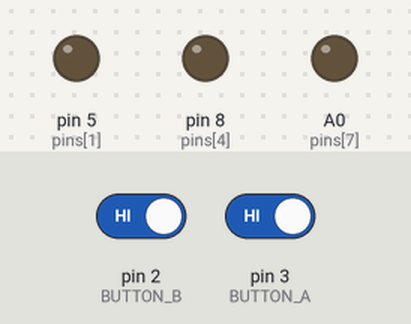
Bench run of a sketch on a simulated Arduino Uno, built with avr-gcc and run on an emulated ATmega328P. Shown: output pins drawn as LEDs (lit = HIGH). The inputs (shaded band) are chosen by the test bench; at power-on: pin 2 (BUTTON_B) HIGH, pin 3 (BUTTON_A) HIGH. Sleep ends after the set time or at an interrupt; random numbers use the default seed unless the sketch sets one.

Above: at 5.0 s.
5.1 s: pin 2 (BUTTON_B) driven LOW and pin 3 (BUTTON_A) driven LOW
At 6.2 s:
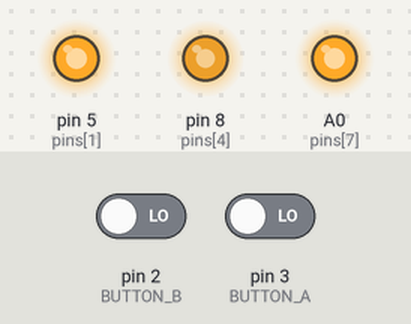
Timing chart, 0 to 7.0 s (numbered marks = the images above; inputs shaded):
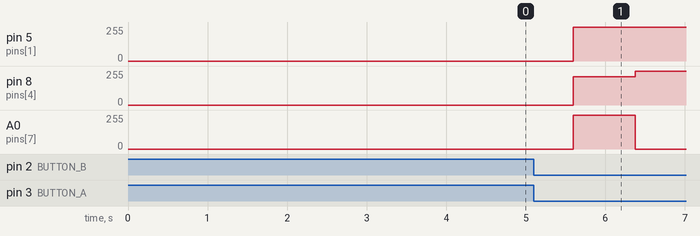

The sketch:

KeyChainino_v3_arkanoid.ino
```cpp
  /*************************************************************************
   ARKANOID GAME FOR KEYCHAININO V3 www.keychainino.com

   created by Alessandro Matera
 * ************************************************************************
*/

#include <avr/pgmspace.h>
#include <avr/sleep.h>
#include <avr/power.h>
#include <avr/wdt.h>

#define MATRIX_ROW 8
#define MATRIX_COL 8
#define PIN_NUMBER 9

#define BUTTON_A 3 // INT1
#define BUTTON_B 2 // INT0

unsigned long timer = 64900;

byte i_Charlie = 0;
byte j_Charlie = 0;


const byte pins[PIN_NUMBER] = {4, 5, 6, 7, 8, 9, 10, A0, A1}; //the number of the pin used for the LEDs in ordered

const byte connectionMatrix[MATRIX_ROW][MATRIX_COL][2] = { //the matrix that show the LEDs pin connections. Firs Value is the Anode, second is the Catode
  {{1, 0}, {2, 0}, {3, 0}, {4, 0}, {5, 0}, {6, 0}, {7, 0}, {8, 0}},
  {{0, 1}, {2, 1}, {3, 1}, {4, 1}, {5, 1}, {6, 1}, {7, 1}, {8, 1}},
  {{0, 2}, {1, 2}, {3, 2}, {4, 2}, {5, 2}, {6, 2}, {7, 2}, {8, 2}},
  {{0, 3}, {1, 3}, {2, 3}, {4, 3}, {5, 3}, {6, 3}, {7, 3}, {8, 3}},
  {{0, 4}, {1, 4}, {2, 4}, {3, 4}, {5, 4}, {6, 4}, {7, 4}, {8, 4}},
  {{0, 5}, {1, 5}, {2, 5}, {3, 5}, {4, 5}, {6, 5}, {7, 5}, {8, 5}},
  {{0, 6}, {1, 6}, {2, 6}, {3, 6}, {4, 6}, {5, 6}, {7, 6}, {8, 6}},
  {{0, 7}, {1, 7}, {2, 7}, {3, 7}, {4, 7}, {5, 7}, {6, 7}, {8, 7}},
};

bool matrixState[MATRIX_ROW][MATRIX_COL] = { //the matrix that will be always used to turn ON or OFF the LEDs
  {0, 0, 0, 0, 0, 0, 0, 0},
  {0, 0, 0, 0, 0, 0, 0, 0},
  {0, 0, 0, 0, 0, 0, 0, 0},
  {0, 0, 0, 0, 0, 0, 0, 0},
  {0, 0, 0, 0, 0, 0, 0, 0},
  {0, 0, 0, 0, 0, 0, 0, 0},
  {0, 0, 0, 0, 0, 0, 0, 0},
  {0, 0, 0, 0, 0, 0, 0, 0}
};

//BAR VARIABLES
byte barCurrentPosition[2][2] = { //the current bar position
  {7, 3},
  {7, 4}
};

byte barNewPosition[2][2] = { //the new bar position. initialized as current position
  {7, 3},
  {7, 4}
};

int barX1 = barCurrentPosition[0][1]; //variable that indicates the position of the first bar DOT
int barY1 = barCurrentPosition[0][0]; // position as X and Y
int barX2 = barCurrentPosition[1][1]; //variable that indicates the position of the second bar DOT
int barY2 = barCurrentPosition[1][0]; // position as X and Y

//BALL VARIABLES
int ballCurrentPosition[2] = {0, random(0, MATRIX_COL)}; //the randomized ball position
int ballNewPosition[2]; //the new Ball position

int ballX = ballCurrentPosition[1]; //variable that indicates the position of the first ball DOT
int ballY = ballCurrentPosition[0]; //position as X and Y

//Direction
//Y: 0 = STOP, -1 = UP, 1 = down
//X: 0 = STOP, 1 = RIGHT, -1 = LEFT
int ballDirection[2] = {1, 0}; //Y, X  indicates the direction where the ball is going

int ballUpdatePositionCounter = 0; //it is a counter to update ball position
const int ballUpdatePositionCONSTANT = 1400; //this number is directly proportional to the speed of the ball

//the game score calculated in the number of collision between bar and ball
int score = 0; //0 //MAX 255 for byte

bool gameStarted = false; //indicates if the game is started

//KeyChainino Face stored in FLASH in order to reduce RAM size
const PROGMEM bool KeyChaininoFace[MATRIX_ROW][MATRIX_COL] = {
  {0, 0, 0, 0, 0, 0, 0, 0},
  {0, 0, 0, 0, 0, 0, 0, 0},
  {0, 0, 0, 1, 1, 0, 0, 0},
  {0, 0, 0, 0, 0, 0, 0, 0},
  {0, 1, 0, 0, 0, 0, 1, 0},
  {0, 0, 1, 1, 1, 1, 0, 0},
  {0, 0, 0, 0, 0, 0, 0, 0},
  {0, 0, 0, 0, 0, 0, 0, 0}
};


//NUMBERS used in score stored in FLASH in order to reduce RAM size

const PROGMEM bool one[MATRIX_ROW][MATRIX_COL]  = {
  {0, 0, 0, 0, 0, 0, 0, 0},
  {0, 0, 0, 0, 1, 0, 0, 0},
  {0, 0, 0, 1, 1, 0, 0, 0},
  {0, 0, 1, 0, 1, 0, 0, 0},
  {0, 0, 0, 0, 1, 0, 0, 0},
  {0, 0, 0, 0, 1, 0, 0, 0},
  {0, 0, 0, 0, 1, 0, 0, 0},
  {0, 0, 0, 0, 1, 0, 0, 0}
};

const PROGMEM bool two[MATRIX_ROW][MATRIX_COL] = {
  {0, 0, 0, 0, 0, 0, 0, 0},
  {0, 0, 0, 1, 1, 1, 0, 0},
  {0, 0, 1, 0, 0, 0, 1, 0},
  {0, 0, 0, 0, 0, 0, 1, 0},
  {0, 0, 0, 0, 0, 1, 0, 0},
  {0, 0, 0, 0, 1, 0, 0, 0},
  {0, 0, 0, 1, 0, 0, 0, 0},
  {0, 0, 1, 1, 1, 1, 1, 0}
};

const PROGMEM bool three[MATRIX_ROW][MATRIX_COL] = {
  {0, 0, 0, 0, 0, 0, 0, 0},
  {0, 0, 0, 1, 1, 1, 0, 0},
  {0, 0, 0, 0, 0, 0, 1, 0},
  {0, 0, 0, 0, 0, 0, 1, 0},
  {0, 0, 0, 0, 1, 1, 0, 0},
  {0, 0, 0, 0, 0, 0, 1, 0},
  {0, 0, 0, 0, 0, 0, 1, 0},
  {0, 0, 0, 1, 1, 1, 0, 0}
};

const PROGMEM bool four[MATRIX_ROW][MATRIX_COL] = {
  {0, 0, 0, 0, 0, 0, 0, 0},
  {0, 0, 0, 0, 0, 1, 0, 0},
  {0, 0, 0, 0, 1, 1, 0, 0},
  {0, 0, 0, 1, 0, 1, 0, 0},
  {0, 0, 1, 0, 0, 1, 0, 0},
  {0, 1, 1, 1, 1, 1, 1, 0},
  {0, 0, 0, 0, 0, 1, 0, 0},
  {0, 0, 0, 0, 0, 1, 0, 0}
};

const PROGMEM bool five[MATRIX_ROW][MATRIX_COL] = {
  {0, 0, 0, 0, 0, 0, 0, 0},
  {0, 0, 0, 1, 1, 1, 1, 0},
  {0, 0, 0, 1, 0, 0, 0, 0},
  {0, 0, 0, 1, 0, 0, 0, 0},
  {0, 0, 0, 1, 1, 1, 0, 0},
  {0, 0, 0, 0, 0, 0, 1, 0},
  {0, 0, 0, 0, 0, 0, 1, 0},
  {0, 0, 0, 1, 1, 1, 0, 0}
};

const PROGMEM bool six[MATRIX_ROW][MATRIX_COL] = {
  {0, 0, 0, 0, 0, 0, 0, 0},
  {0, 0, 0, 0, 0, 1, 0, 0},
  {0, 0, 0, 0, 1, 0, 0, 0},
  {0, 0, 0, 1, 0, 0, 0, 0},
  {0, 0, 1, 1, 1, 1, 0, 0},
  {0, 0, 1, 0, 0, 0, 1, 0},
  {0, 0, 1, 0, 0, 0, 1, 0},
  {0, 0, 0, 1, 1, 1, 0, 0}
};

const PROGMEM bool seven[MATRIX_ROW][MATRIX_COL] = {
  {0, 0, 0, 0, 0, 0, 0, 0},
  {0, 0, 1, 1, 1, 1, 1, 0},
  {0, 0, 0, 0, 0, 0, 1, 0},
  {0, 0, 0, 0, 0, 0, 1, 0},
  {0, 0, 0, 0, 0, 1, 0, 0},
  {0, 0, 0, 0, 1, 0, 0, 0},
  {0, 0, 0, 1, 0, 0, 0, 0},
  {0, 0, 1, 0, 0, 0, 0, 0}
};

const PROGMEM bool eight[MATRIX_ROW][MATRIX_COL] = {
  {0, 0, 0, 0, 0, 0, 0, 0},
  {0, 0, 0, 1, 1, 1, 0, 0},
  {0, 0, 1, 0, 0, 0, 1, 0},
  {0, 0, 1, 0, 0, 0, 1, 0},
  {0, 0, 0, 1, 1, 1, 0, 0},
  {0, 0, 1, 0, 0, 0, 1, 0},
  {0, 0, 1, 0, 0, 0, 1, 0},
  {0, 0, 0, 1, 1, 1, 0, 0}
};

const PROGMEM bool nine[MATRIX_ROW][MATRIX_COL] = {
  {0, 0, 0, 0, 0, 0, 0, 0},
  {0, 0, 0, 1, 1, 1, 0, 0},
  {0, 0, 1, 0, 0, 0, 1, 0},
  {0, 0, 1, 0, 0, 0, 1, 0},
  {0, 0, 0, 1, 1, 1, 1, 0},
  {0, 0, 0, 0, 0, 1, 0, 0},
  {0, 0, 0, 0, 1, 0, 0, 0},
  {0, 0, 0, 1, 0, 0, 0, 0}
};
const PROGMEM bool zero[MATRIX_ROW][MATRIX_COL] = {
  {0, 0, 0, 0, 0, 0, 0, 0},
  {0, 0, 0, 1, 1, 1, 0, 0},
  {0, 0, 1, 0, 0, 0, 1, 0},
  {0, 0, 1, 0, 0, 0, 1, 0},
  {0, 0, 1, 0, 0, 0, 1, 0},
  {0, 0, 1, 0, 0, 0, 1, 0},
  {0, 0, 1, 0, 0, 0, 1, 0},
  {0, 0, 0, 1, 1, 1, 0, 0}
};


ISR(TIMER1_OVF_vect) {  // timer1 overflow interrupt service routine
  cli(); //disable interrupt
  TCNT1 = timer;// 65405;

  //THIS PART IS USED TO UPDATE THE BALL'S MOVIMENT IN THE GAME
  //if game is started change ball position
  if (gameStarted) {
    //it is a counter to update ball after counter reset becouse timer interrupt is to fast
    ballUpdatePositionCounter++;
    if (ballUpdatePositionCounter > ballUpdatePositionCONSTANT) {
      updateBallPosition();
      ballUpdatePositionCounter = 0;
    }

  }


  // THIS PART IS USED TO UPDATE THE CHARLIEPLEXING LEDS MATRIX
  // YOU CAN JUST DON'T CARE ABOUT THIS PART
  // BECAUSE YOU CAN CODE LIKE A STANDARD MATRIX BY MANIPULATING THE
  // VALUE OF THE matrixState MATRIX


  pinMode(pins[connectionMatrix[i_Charlie][j_Charlie][0]], INPUT); //set both positive pole and negative pole
  pinMode(pins[connectionMatrix[i_Charlie][j_Charlie][1]], INPUT); // to INPUT in order to turn OFF the LED


  j_Charlie++;
  if (j_Charlie >= MATRIX_COL) {
    j_Charlie = 0;
    i_Charlie++;
    if (i_Charlie >= MATRIX_ROW) {
      i_Charlie = 0;
    }
  }

  if (matrixState[i_Charlie][j_Charlie] == 1) { //turn on LED with 1 in matrixState
    pinMode(pins[connectionMatrix[i_Charlie][j_Charlie][0]], OUTPUT); //set positive pole to OUTPUT
    pinMode(pins[connectionMatrix[i_Charlie][j_Charlie][1]], OUTPUT); //set negative pole to OUTPUT
    digitalWrite(pins[connectionMatrix[i_Charlie][j_Charlie][0]], HIGH); //set positive pole to HIGH
    digitalWrite(pins[connectionMatrix[i_Charlie][j_Charlie][1]], LOW); //set negative pole to LOW
  }


  sei(); //enable interrupt
}

ISR(INT1_vect) { //BUTTON A INTERRUPT
  //do nothing
}

ISR(INT0_vect) { //BUTTON B INTERRUPT
  //do nothing
}


void setup() {
  //configure LED pins
  for (byte i = 0; i < PIN_NUMBER; i++) {
    pinMode(pins[i], INPUT);
  }

  //configure Buttons pins
  pinMode(BUTTON_A, INPUT_PULLUP);
  pinMode(BUTTON_B, INPUT_PULLUP);

  // initialize Timer1
  cli();         // disable global interrupts
  TCCR1A = 0;    // set entire TCCR1A register to 0
  TCCR1B = 0;    // set entire TCCR1A register to 0

  bitSet(TIMSK1, TOIE1); // enable Timer1 overflow interrupt:

  TCNT1 = timer;

  // set prescaler
  bitSet(TCCR1B, CS10);

  //disabling all unnecessary peripherals to reduce power
  ADCSRA = 0;
  bitSet(ADCSRA, ADEN); //disable ADC
  bitSet(ACSR, ACD); // disable Analog comparator, saves 4 uA
  power_adc_disable(); // disable ADC converter
  power_spi_disable();
  power_usart0_disable();
  power_twi_disable();
  power_timer2_disable();
  wdt_disable();


  // enable global interrupts:
  sei();

  goSleep();
  resetGame();

}

void loop() {
  if (gameStarted) { //if game is started
    game(); //go to game function
  } else { //else end the game
    endGame(); //to to end game
  }
}

void game() {
  updateBarPosition(); //update the bar position by checking buttons
}

void endGame() {
  //SHOW SCORE
  showScore(score); //shows the score number
  clearMatrix(); //clear all the LEDs
  showKeyChaininoFace(); //show KeyChaininoFace
  delay(500);
  goSleep(); //sleep to reduce power
  resetGame(); //reset game variables
}

void updateBallPosition() {
  //change ball position depending on the ball direction
  ballY = ballCurrentPosition[0] + ballDirection[0];
  ballX = ballCurrentPosition[1] + ballDirection[1];

  //checkCollision
  if (ballY >= (MATRIX_ROW - 2) && (ballX == barCurrentPosition[0][1] || ballX == barCurrentPosition[1][1])) { // ball touched bottom
    ballY = MATRIX_ROW - 2;
    if (ballX >= MATRIX_COL - 1) {
      ballX = MATRIX_COL - 1;
    }
    if (ballX <= 0) {
      ballX = 0;
    }
    if (ballX == barCurrentPosition[0][1] || ballX == barCurrentPosition[1][1]) { //ball touched bar
      ballDirection[0] = -1;
      ballDirection[1] = random(-1, 2);
      score++;
    }
  }

  else if (ballY >= MATRIX_ROW - 1) { // ball is getting touch bottom and bar
    ballY = MATRIX_ROW - 1;
    if (ballX >= MATRIX_COL - 1) {
      ballX = MATRIX_COL - 1;
    }
    if (ballX <= 0) {
      ballX = 0;
    }
    if (ballX == barCurrentPosition[0][1] || ballX == barCurrentPosition[1][1]) { //ball touched bar
      ballDirection[0] = -1;
      ballDirection[1] = random(-1, 2);
      score++;
    } else { //ball touched bottom = END
      //END GAME
      ballDirection[0] = 0;
      ballDirection[1] = 0;
      gameStarted = false;
    }

  }

  else if (ballX >= (MATRIX_COL - 1) && ballY <= 0) { //ball touched right & top
    ballX = MATRIX_COL - 1;
    ballY = 0;
    ballDirection[0] = 1;
    ballDirection[1] = -1;
  }

  else if (ballX <= 0 && ballY <= 0) { //ball touched left & top
    ballX = 0;
    ballY = 0;
    ballDirection[0] = 1;
    ballDirection[1] = 1;
  }

  else if (ballY <= 0) { //ball touch top
    ballY = 0;
    if (ballX >= (MATRIX_COL - 1)) {
      ballX = MATRIX_COL - 1;
    }
    if (ballX <= 0) {
      ballX = 0;
    }
    ballDirection[0] = 1;
  }

  else if (ballX >= (MATRIX_COL - 1)) { //ball touched right
    ballX = MATRIX_COL - 1;
    if (ballY >= MATRIX_ROW - 1) {
      ballY = MATRIX_ROW - 1;
    }
    if (ballY <= 0) {
      ballY = 0 ;
    }
    ballDirection[1] = -1;

  }
  else if (ballX <= 0) { //ball touched left
    ballX = 0;
    if (ballY >= (MATRIX_ROW - 1)) {
      ballY = MATRIX_ROW - 1;
    }
    if (ballY <= 0) {
      ballY = 0;
    }
    ballDirection[1] = 1;
  }

  //update position
  ballNewPosition[0] = ballY;
  ballNewPosition[1] = ballX;
  //delete current ball Position
  matrixState[ballCurrentPosition[0]][ballCurrentPosition[1]] = 0;
  //set current bar position to new position
  ballCurrentPosition[0] = ballNewPosition[0];
  ballCurrentPosition[1] = ballNewPosition[1];
  //show new bar Position
  matrixState[ballNewPosition[0]][ballNewPosition[1]] = 1;
}

void updateBarPosition() {

  //depends on which button is pressed, change the bar position
  // to left (button A) or right (button B)

  if (!digitalRead(BUTTON_B)) {
    delay(80);
    if (!digitalRead(BUTTON_B)) {
      barX1++;
      barX2++;
    }
  }

  if (!digitalRead(BUTTON_A)) {
    delay(80);
    if (!digitalRead(BUTTON_A)) {
      barX1--;
      barX2--;
    }
  }

  if (barX2 >= MATRIX_COL) {
    barX2--;
    barX1--;
  }
  if (barX2 == 0) {
    barX1++;
    barX2++;
  }

  //changing only X Ax
  barNewPosition[0][1] = barX1;
  barNewPosition[1][1] = barX2;

  //only if the bar position is different
  // (means that the button was pressed)
  if (barNewPosition[0][1] != barCurrentPosition[0][1]) {

    //delete current bar Position
    matrixState[barCurrentPosition[0][0]][barCurrentPosition[0][1]] = 0;
    matrixState[barCurrentPosition[1][0]][barCurrentPosition[1][1]] = 0;
  }
  //set current bar position to new position
  barCurrentPosition[0][0] = barNewPosition[0][0];
  barCurrentPosition[0][1] = barNewPosition[0][1];
  barCurrentPosition[1][0] = barNewPosition[1][0];
  barCurrentPosition[1][1] = barNewPosition[1][1];

  //show new bar Position
  matrixState[barNewPosition[0][0]][barNewPosition[0][1]] = 1;
  matrixState[barNewPosition[1][0]][barNewPosition[1][1]] = 1;
}


void showScore(byte scoreNumber) {

  clearMatrix();

  char scoreChar[5]; //char were to put the score number

  //converting the score to scoreChar
  String str = String(scoreNumber) + ' ';
  str.toCharArray(scoreChar, 5);

  for (char c = 0; scoreChar[c] != '\0'; c++) {
    for (int col = MATRIX_COL - 1; col >= 0; col--) { // we start to display the charter matrix from right to left
      for (byte i = 0; i < MATRIX_COL; i++) { //put the charter into the matrixState
        for (byte j = 0; j < MATRIX_ROW; j++) { //as usual
          if (i >= col) { //if the number of col(i) is higher than the scrolling col, we show the correct charter according to charterToShow var.
            writeCharter(scoreChar[c], i, j, col);
          } else { //else, if col (i) is less than col, we shift the matrixState
            matrixState[j][i] = matrixState[j][i + 1];
          }
        }

      }
      delay(80);
    }
  }
}

//show the number according to the matrix number
void writeCharter(char charterToShow, byte i, byte j, byte col) {
  if (charterToShow == '0') {
    matrixState[j][i] = (bool*)pgm_read_byte(&(zero[j][i - col]));
  }
  else if (charterToShow == '1') {
    matrixState[j][i] = (bool*)pgm_read_byte(&(one[j][i - col]));
  }
  else if (charterToShow == '2') {
    matrixState[j][i] = (bool*)pgm_read_byte(&(two[j][i - col]));
  }
  else if (charterToShow == '3') {
    matrixState[j][i] = (bool*)pgm_read_byte(&(three[j][i - col]));
  }
  else if (charterToShow == '4') {
    matrixState[j][i] = (bool*)pgm_read_byte(&(four[j][i - col]));
  }
  else if (charterToShow == '5') {
    matrixState[j][i] = (bool*)pgm_read_byte(&(five[j][i - col]));
  }
  else if (charterToShow == '6') {
    matrixState[j][i] = (bool*)pgm_read_byte(&(six[j][i - col]));
  }
  else if (charterToShow == '7') {
    matrixState[j][i] = (bool*)pgm_read_byte(&(seven[j][i - col]));
  }
  else if (charterToShow == '8') {
    matrixState[j][i] = (bool*)pgm_read_byte(&(eight[j][i - col]));
  }
  else if (charterToShow == '9') {
    matrixState[j][i] = (bool*)pgm_read_byte(&(nine[j][i - col]));
  }
  else if (charterToShow == ' ') { //SYMBOLS FOR SPACE
    matrixState[j][i] = 0;
  }
}

void resetGame() {
  //reset all game variables to the start condition
  clearMatrix();
  showKeyChaininoFace();
  delay(500);
  clearMatrix();
  delay(300);

  barCurrentPosition[0][0] = 0;
  barCurrentPosition[0][1] = 0;
  barCurrentPosition[1][0] = 0;
  barCurrentPosition[1][1] = 0;

  barNewPosition[0][0] = 7;
  barNewPosition[0][1] = 3;
  barNewPosition[1][0] = 7;
  barNewPosition[1][1] = 4;

  barX1 = barNewPosition[0][1];
  barY1 = barNewPosition[0][0];
  barX2 = barNewPosition[1][1];
  barY2 = barNewPosition[1][0];

  ballCurrentPosition[0] = 0;
  ballCurrentPosition[1] = random(0, MATRIX_COL);

  ballX = ballCurrentPosition[1];
  ballY = ballCurrentPosition[0];

  ballDirection[0] = 1;
  ballDirection[1] = 0;

  ballUpdatePositionCounter = 0;

  score = 0;

  gameStarted = true;
}

void clearMatrix() {
  //clear the matrix by inserting 0 to the matrixState
  for (byte i = 0; i < MATRIX_ROW; i++) {
    for (byte j = 0; j < MATRIX_COL; j++) {
      clearMatrixStateBit(i, j);
    }
  }
}

void fullMatrix() {
  //turn on all LEDs in the matrix by inserting 1 to the matrixState
  for (byte i = 0; i < MATRIX_ROW; i++) {
    for (byte j = 0; j < MATRIX_COL; j++) {
      setMatrixStateBit(i, j);
    }
  }
}

void showKeyChaininoFace() {
  for (byte i = 0; i < MATRIX_ROW; i++) {
    for (byte j = 0; j < MATRIX_COL; j++) {
      matrixState[i][j] = (bool*)pgm_read_byte(&(KeyChaininoFace[i][j])); //here we read the matrix from FLASH
    }
  }
}

void setMatrixStateBit(byte i, byte j) {
  matrixState[i][j] = 1;
}
void clearMatrixStateBit(byte i, byte j) {
  matrixState[i][j] = 0;
}

void goSleep() {
  //going sleep to reduce power consuming

  power_timer0_disable(); //disable Timer 0
  power_timer1_disable(); //disable Timer 1

  //clean the charlieplexing
  i_Charlie = 0;
  j_Charlie = 0;

  for (byte i = 0; i < MATRIX_ROW; i++) {
    for (byte j = 0; j < MATRIX_COL; j++) {
      pinMode(pins[connectionMatrix[i][j][0]], INPUT); //set both positive pole and negative pole
      pinMode(pins[connectionMatrix[i][j][1]], INPUT); // to INPUT in order to turn OFF the LED
    }
  }

  //enable interrupt buttons to allow wakeup from button interrupts
  bitSet(EIMSK, INT0); //enable interrupt button B - INT0
  bitSet(EIMSK, INT1); //enable interrupt button A - INT1

  set_sleep_mode(SLEEP_MODE_PWR_DOWN);

  while (digitalRead(BUTTON_B) || digitalRead(BUTTON_A)) { //until all the two buttons are pressend
    sleep_mode();
    }

  //disable interrupt buttons after sleep
  bitClear(EIMSK, INT0); //enable interrupt button B - INT0
  bitClear(EIMSK, INT1); //enable interrupt button A - INT1

  power_timer0_enable(); //enable Timer 0
  power_timer1_enable(); //enable Timer 1

}
```

Measured:
- after the input at 5.1 s, pin 5 (pins[1]): 0/255 → 254/255 after 0.50 s; pin 8 (pins[4]): 0/255 → 212/255 after 0.50 s, → 254/255 0.78 s later; A0 (pins[7]): 0/255 → 254/255 after 0.50 s, → 0/255 0.78 s later
